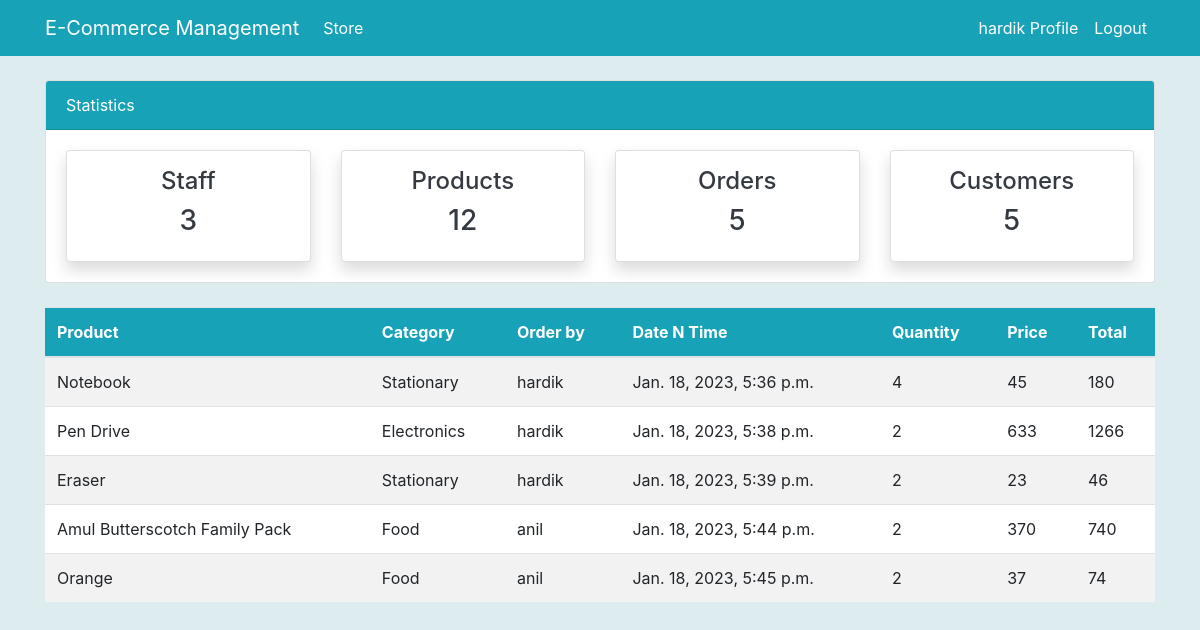
The page /order/ (signed in) on the database as committed earlier.
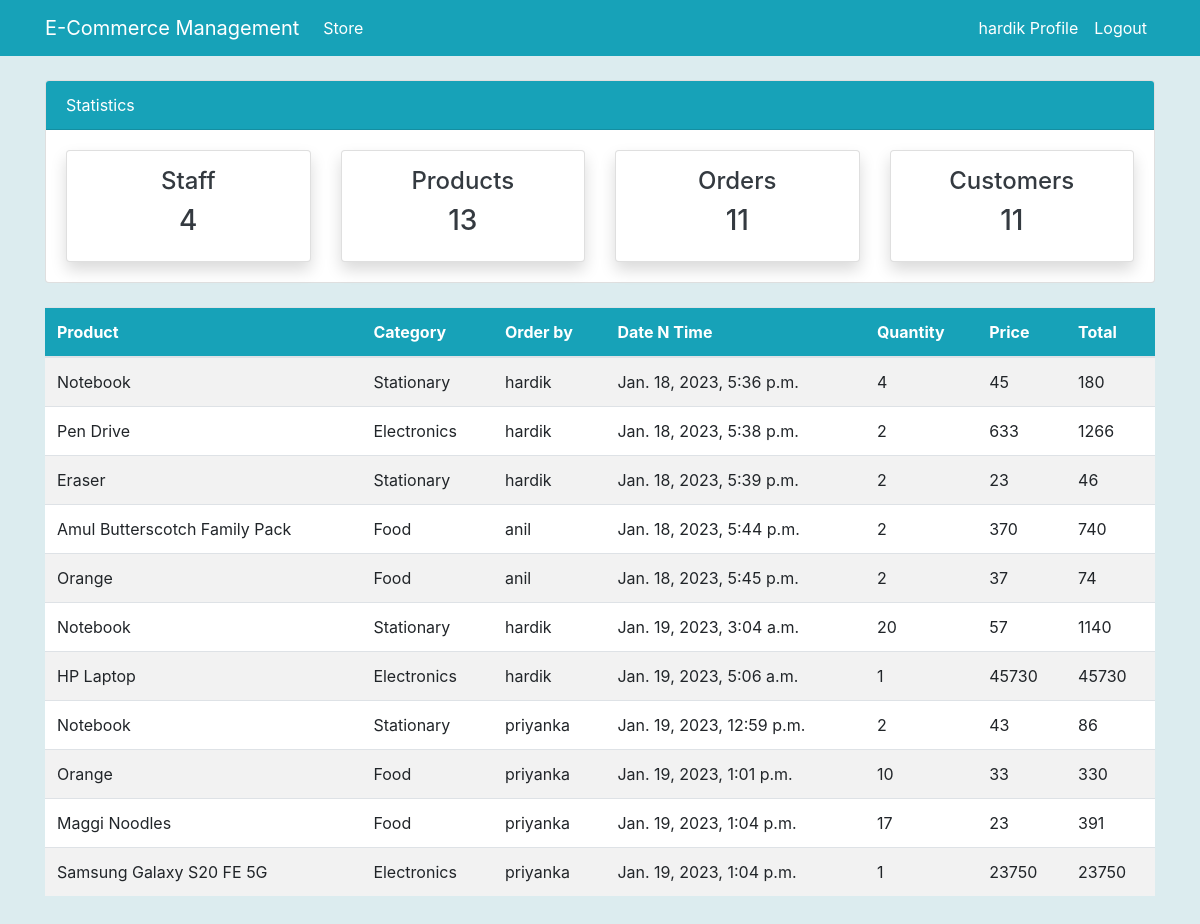
The same page on the database as committed later.
### store/models.py (models this page shows, shortened)
class Order(models.Model):
    customer = models.ForeignKey(Customer, on_delete=models.CASCADE, null=True)
    product = models.ForeignKey(Product, on_delete=models.CASCADE, null=True)
    staff = models.ForeignKey(User, models.CASCADE, null=True)
    order_quantity = models.PositiveIntegerField(null=True)
    price = models.PositiveIntegerField(null=True)
    total = models.PositiveIntegerField(editable=False, null=True)
    date = models.DateTimeField(auto_now_add=True)

class Product(models.Model):
    CATEGORY = [
        ("Stationary", "Stationary"),
        ("Electronics", "Electronics"),
        ("Food", "Food"),
    ]
    name = models.CharField(max_length=255, null=True)
    category = models.CharField(max_length=255, choices=CATEGORY, null=True)
    quantity = models.PositiveIntegerField(null=True)

### store/views.py (the view)
# urls.py: path("order/", views.order, name="store-order"),
@login_required
def order(request):
    orders = Order.objects.all()
    context = {"orders": orders}
    context.update(nav_items())
    return render(request, "order.html", context)

### store/views.py (called while the page is built)
def nav_items():
    orders_count = Order.objects.all().count()
    products_count = Product.objects.all().count()
    workers_count = User.objects.all().count()
    customers_count = Customer.objects.count()
    data = {
        "orders_count": orders_count,
        "workers_count": workers_count,
        "products_count": products_count,
        "customers_count": customers_count,
    }
    return data

### store/templates/order.html (shortened to what this page needs)
{% extends "base.html" %}
{% block content %}
{% include "top_nav.html" %}
<div class="container">
  <div class="row my-4">
    <div class="col-md-12">
      <table class="table table-striped bg-white">
        <thead class="bg-info">
          <tr class="text-white">
            <th scope="col">Product</th>
            <th scope="col">Category</th>
            <th scope="col">Order by</th>
            <th scope="col">Date N Time</th>
            <th scope="col">Quantity</th>
            <th scope="col">Price</th>
            <th scope="col">Total</th>
          </tr>
        </thead>
        <tbody>
          {% for order in orders %}
          <tr>
            <td>{{order.product.name}}</td>
            <td>{{order.product.category}}</td>
            <td>{{order.staff.username}}</td>
            <td>{{order.date}}</td>
            <td>{{order.order_quantity}}</td>
            <td>{{order.price}}</td>
            <td>{{order.total}}</td>
          </tr>
          {% endfor %}
        </tbody>
      </table>
    </div>
  </div>
</div>
{% endblock content %}

Rows that differ between the two databases and show on the page:
added Order: product.name "Notebook", product.category "Stationary", staff.username "hardik", date "Jan. 19, 2023, 3:04 a.m.", order_quantity "20", price "57", total "1140"
added Order: product.name "HP Laptop", product.category "Electronics", staff.username "hardik", date "Jan. 19, 2023, 5:06 a.m.", order_quantity "1", price "45730", total "45730"
added Order: product.name "Notebook", product.category "Stationary", staff.username "priyanka", date "Jan. 19, 2023, 12:59 p.m.", order_quantity "2", price "43", total "86"
added Order: product.name "Orange", product.category "Food", staff.username "priyanka", date "Jan. 19, 2023, 1:01 p.m.", order_quantity "10", price "33", total "330"
added Order: product.name "Maggi Noodles", product.category "Food", staff.username "priyanka", date "Jan. 19, 2023, 1:04 p.m.", order_quantity "17", price "23", total "391"
added Order: product.name "Samsung Galaxy S20 FE 5G", product.category "Electronics", staff.username "priyanka", date "Jan. 19, 2023, 1:04 p.m.", order_quantity "1", price "23750", total "23750"
Other text that changed with them:
{{ workers_count }}: "3" → "4"
{{ products_count }}: "12" → "13"
{{ orders_count }}: "5" → "11"
{{ customers_count }}: "5" → "11"
